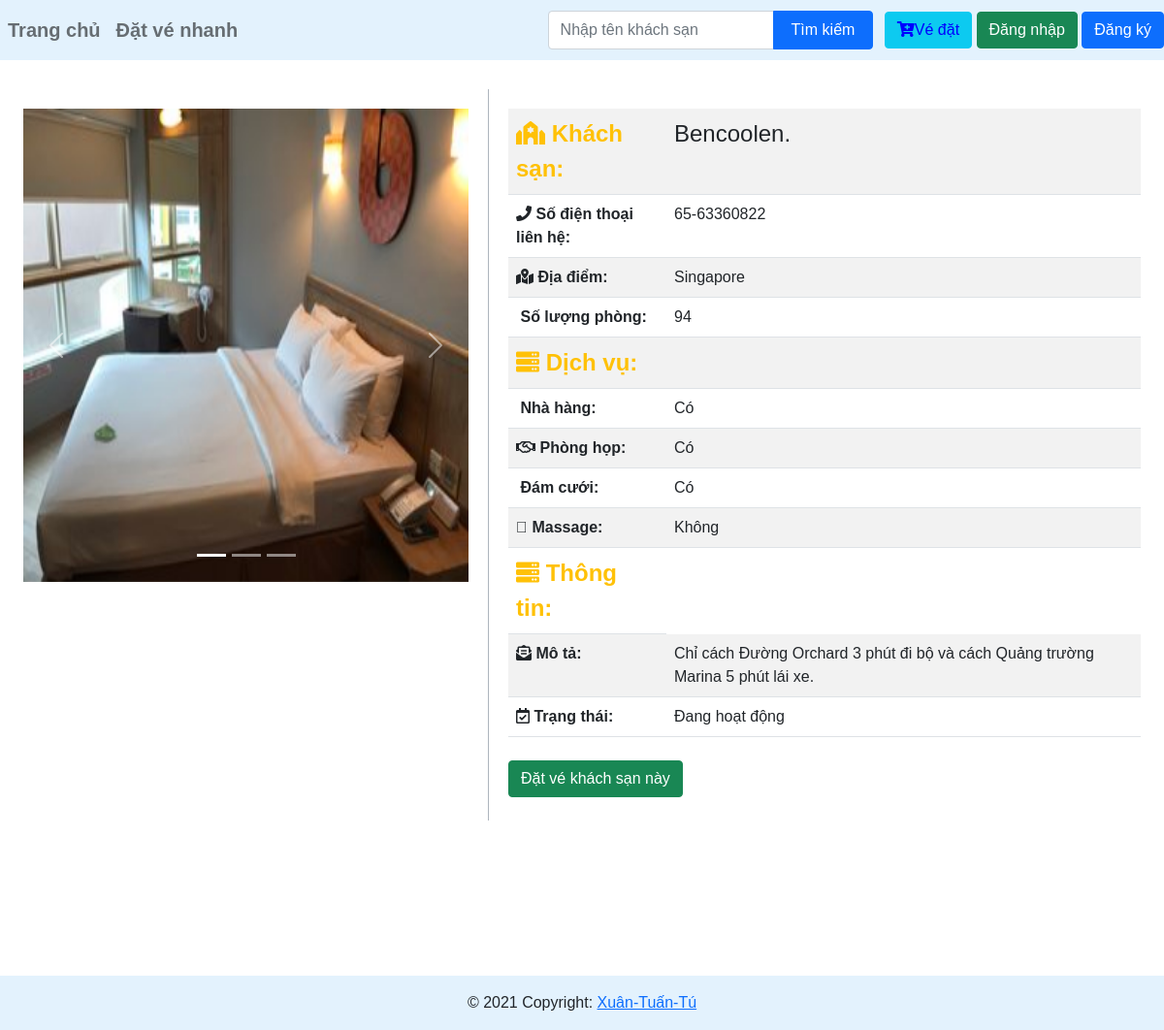
The app's page /views/detail.php?product=10 with its own data.
### tables this page shows
CREATE TABLE `hotel_info` (
  `id` int(11) NOT NULL,
  `name_hotel` text NOT NULL,
  `phone` varchar(15) DEFAULT NULL,
  `place` text DEFAULT NULL,
  `soluongphong` int(11) DEFAULT NULL,
  `nhahang` tinyint(1) DEFAULT NULL,
  `phonghop` tinyint(1) DEFAULT NULL,
  `damcuoi` tinyint(1) DEFAULT NULL,
  `massage` tinyint(1) DEFAULT NULL,
  `mota` text DEFAULT NULL,
  `trangthai` tinyint(1) DEFAULT NULL,
  `img` varchar(300) DEFAULT NULL
);

### views/detail.php (the view, shortened to what this page needs)
<!DOCTYPE html>
<html lang="en">
<head>
    <link rel="stylesheet" href="https://pro.fontawesome.com/releases/v5.10.0/css/all.css" />
    <link href="https://cdn.jsdelivr.net/npm/bootstrap@5.1.3/dist/css/bootstrap.min.css" rel="stylesheet">
</head>
<body>
    <?php include './partials/header.php' ?>
    <?php
    $id_hotel = $_GET['product'];
    $sql = "SELECT * FROM `hotel_info` WHERE id = $id_hotel ";
    $conn = connectDB();
    $result = mysqli_query($conn, $sql);
    if ($result == true) {
        $count = mysqli_num_rows($result);
        if ($count == 1) {
            $row = mysqli_fetch_assoc($result);
            if ($row['img']) {
                $img = "../uploads/".$row['img'];
              } else {
                $img = '../assets/img/noimg.jpg';
              }
        } else {
            header("location:error.php");
        }
    }
    ?>
    <div class="container-fluid" style="padding: 0 3%; margin-bottom: 160px; margin-top: 30px">
        <div class="row">
            <div class="col-sm-12 col-md-12 col-lg-5" style="padding: 20px 20px 20px 0; border-right: #adb5bd solid 1px;">
                <div id="carouselExampleIndicators" class="carousel slide" data-bs-ride="carousel">
                    <div class="carousel-indicators">
                        <button type="button" data-bs-target="#carouselExampleIndicators" data-bs-slide-to="0" class="active" aria-current="true" aria-label="Slide 1"></button>
                        <button type="button" data-bs-target="#carouselExampleIndicators" data-bs-slide-to="1" aria-label="Slide 2"></button>
                        <button type="button" data-bs-target="#carouselExampleIndicators" data-bs-slide-to="2" aria-label="Slide 3"></button>
                    </div>
                    <div class="carousel-inner">
                        <div class="carousel-item active">
                            <img style="height: 488px;" src="<?php echo $img; ?>" class="d-block w-100" alt="...">
                        </div>
                    </div>
                    <button class="carousel-control-prev" type="button" data-bs-target="#carouselExampleIndicators" data-bs-slide="prev">
                        <span class="carousel-control-prev-icon" aria-hidden="true"></span>
                    </button>
                    <button class="carousel-control-next" type="button" data-bs-target="#carouselExampleIndicators" data-bs-slide="next">
                        <span class="carousel-control-next-icon" aria-hidden="true"></span>
                    </button>
                </div>
            </div>
            <div class="col-sm-12 col-md-12 col-lg-7" style="padding: 20px 0 0 20px;">
                <table class="table table-striped">
                    <tbody>
                        <?php
                        echo '<tr>';
                        echo '<th scope="row" class="col-sm-3 col-md-3 col-lg-3" style="font-size: 1.5rem; color: #ffc107"> <i class="fas fa-synagogue"></i> Khách sạn: </th>';
                        echo '<td class="col-sm-9 col-md-9 col-lg-9" style="font-size: 1.5rem;">'.$row['name_hotel'].'.</td>';
                        echo '</tr>';
                        echo '<tr>';
                        echo '<th scope="row" class="col-sm-3 col-md-3 col-lg-3"> <i class="fas fa-phone"></i> Số điện thoại liên hệ: </th>';
                        echo '<td class="col-sm-9 col-md-9 col-lg-9">'.$row['phone'].'</td>';
                        echo '</tr>';
                        echo '<tr>';
                        echo '<th scope="row" class="col-sm-3 col-md-3 col-lg-3"> <i class="fas fa-map-marked-alt"></i> Địa điểm: </th>';
                        echo '<td class="col-sm-9 col-md-9 col-lg-9">'.$row['place'].'</td>';
                        echo '</tr>';
                        echo '<tr>';
                        echo'<th scope="row" class="col-sm-3 col-md-3 col-lg-3"> <i class="fad fa-house-flood"></i> Số lượng phòng: </th>';
                        echo'<td class="col-sm-9 col-md-9 col-lg-9">'.$row['soluongphong'].'</td>';
                        echo'</tr>';
                        echo '<tr>';
                        echo '<th scope="row" class="col-sm-3 col-md-3 col-lg-3" style="font-size: 1.5rem; color: #ffc107"> <i class="fas fa-server"></i> Dịch vụ: </th>';
                        echo '<td class="col-sm-9 col-md-9 col-lg-9"></td>';
                        echo '</tr>';
                        echo '<tr>';
                        echo '<th scope="row" class="col-sm-3 col-md-3 col-lg-3"> <i class="fas fa-turkey"></i> Nhà hàng: </th>';
                        if($row['nhahang']==1){
                            echo '<td class="col-sm-9 col-md-9 col-lg-9">Có</td>';
                        }else{
                            echo '<td class="col-sm-9 col-md-9 col-lg-9">Không</td>';
                        }
                        echo '</tr>';
                        echo '<tr>';
                        echo '<th scope="row" class="col-sm-3 col-md-3 col-lg-3"> <i class="far fa-handshake"></i> Phòng họp: </th>';
                        if($row['phonghop']==1){
                            echo '<td class="col-sm-9 col-md-9 col-lg-9">Có</td>';
                        }else{
                            echo '<td class="col-sm-9 col-md-9 col-lg-9">Không</td>';
                        }
                        echo '</tr>';
                        echo '<tr>';
                        echo '<th scope="row" class="col-sm-3 col-md-3 col-lg-3"> <i class="far fa-rings-wedding"></i> Đám cưới: </th>';
                        if($row['phonghop']==1){
                            echo '<td class="col-sm-9 col-md-9 col-lg-9">Có</td>';
                        }else{
                            echo '<td class="col-sm-9 col-md-9 col-lg-9">Không</td>';
                        }
                        echo '</tr>';
                        echo '<tr>';
                        echo '<th scope="row" class="col-sm-3 col-md-3 col-lg-3" > <i class="fad fa-spa"></i> Massage: </th>';
                        if($row['massage']==1){
                            echo '<td class="col-sm-9 col-md-9 col-lg-9">Có</td>';
                        }else{
                            echo '<td class="col-sm-9 col-md-9 col-lg-9">Không</td>';
                        }
                        echo '</tr>';
                        echo '<th scope="row" class="col-sm-3 col-md-3 col-lg-3" style="font-size: 1.5rem; color: #ffc107"> <i class="fas fa-server"></i> Thông tin: </th>';
                        echo '<tr>';
                        echo '<th scope="row" class="col-sm-3 col-md-3 col-lg-3"> <i class="fas fa-envelope-open-text"></i> Mô tả: </th>';
                        echo '<td class="col-sm-9 col-md-9 col-lg-9">'.$row['mota'].'</td>';
                        echo '</tr>';
                        echo '<tr>';
                        echo '<th scope="row" class="col-sm-3 col-md-3 col-lg-3"> <i class="far fa-calendar-check"></i> Trạng thái: </th>';
                        if($row['trangthai']==1){
                            echo '<td class="col-sm-9 col-md-9 col-lg-9">Đang hoạt động</td>';
                        }else{
                            echo '<td class="col-sm-9 col-md-9 col-lg-9">Ngừng hoạt động</td>';
                        }
                        echo '</tr>';
                        ?>
                    </tbody>
                </table>
                <?php
                echo'<div class="col my-4">';
                    echo'<a class="btn btn-success" href="pickticket.php?id='.$id_hotel.'" role="button">Đặt vé khách sạn này</a>';
                echo'</div>';
                ?>
            </div>
        </div>
    </div>
    <?php include './partials/footer.php' ?>
</body>
</html>

### assets/css/header.css (style rules this page uses)
* { font-family: Arial, Helvetica, sans-serif; }
.container-fluid { padding-left: 0px; padding-right: 0px; }

### records on screen
hotel_info: img (picture), name_hotel "Bencoolen", phone "65-63360822", place "Singapore", soluongphong "94", mota "Chỉ cách Đường Orchard 3 phút đi bộ và cách Quảng trường Marina 5 phút lái xe."
